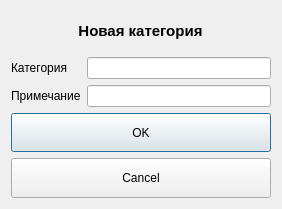
<?xml version="1.0" encoding="UTF-8"?>
<ui version="4.0">
 <class>Dialog_Input_New_Category</class>
 <widget class="QDialog" name="Dialog_Input_New_Category">
  <property name="geometry">
   <rect>
    <x>0</x>
    <y>0</y>
    <width>282</width>
    <height>209</height>
   </rect>
  </property>
  <property name="sizePolicy">
   <sizepolicy hsizetype="Maximum" vsizetype="Maximum">
    <horstretch>0</horstretch>
    <verstretch>0</verstretch>
   </sizepolicy>
  </property>
  <property name="windowTitle">
   <string>Dialog</string>
  </property>
  <property name="sizeGripEnabled">
   <bool>false</bool>
  </property>
  <property name="modal">
   <bool>false</bool>
  </property>
  <layout class="QGridLayout" name="gridLayout">
   <item row="0" column="0">
    <layout class="QVBoxLayout" name="verticalLayout">
     <property name="sizeConstraint">
      <enum>QLayout::SetMaximumSize</enum>
     </property>
     <item alignment="Qt::AlignHCenter">
      <widget class="QLabel" name="label">
       <property name="font">
        <font>
         <pointsize>11</pointsize>
         <weight>75</weight>
         <bold>true</bold>
        </font>
       </property>
       <property name="text">
        <string>Новая категория</string>
       </property>
       <property name="textFormat">
        <enum>Qt::AutoText</enum>
       </property>
       <property name="alignment">
        <set>Qt::AlignCenter</set>
       </property>
      </widget>
     </item>
     <item>
      <layout class="QFormLayout" name="formLayout_Counters">
       <property name="fieldGrowthPolicy">
        <enum>QFormLayout::AllNonFixedFieldsGrow</enum>
       </property>
       <item row="0" column="0">
        <widget class="QLabel" name="Label_Name">
         <property name="text">
          <string>Категория</string>
         </property>
        </widget>
       </item>
       <item row="0" column="1">
        <widget class="QLineEdit" name="LineEdit_Name_Category"/>
       </item>
       <item row="1" column="0">
        <widget class="QLabel" name="Label_Note">
         <property name="text">
          <string>Примечание</string>
         </property>
        </widget>
       </item>
       <item row="1" column="1">
        <widget class="QLineEdit" name="LineEdit_Note"/>
       </item>
      </layout>
     </item>
     <item>
      <widget class="QPushButton" name="pushButton_OK">
       <property name="sizePolicy">
        <sizepolicy hsizetype="Minimum" vsizetype="Minimum">
         <horstretch>0</horstretch>
         <verstretch>0</verstretch>
        </sizepolicy>
       </property>
       <property name="text">
        <string>OK</string>
       </property>
      </widget>
     </item>
     <item>
      <widget class="QPushButton" name="pushButton_Cancel">
       <property name="sizePolicy">
        <sizepolicy hsizetype="Minimum" vsizetype="Minimum">
         <horstretch>0</horstretch>
         <verstretch>0</verstretch>
        </sizepolicy>
       </property>
       <property name="text">
        <string>Cancel</string>
       </property>
      </widget>
     </item>
    </layout>
   </item>
  </layout>
 </widget>
 <resources/>
 <connections/>
</ui>
